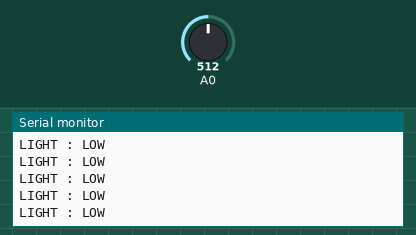
Bench run of a sketch on a simulated Arduino Uno, built with avr-gcc and run on an emulated ATmega328P. Shown: the last lines printed to the serial monitor. Inputs (shaded band) come from the test bench; at power-on: A0 = 512.

Above: at 1.2 s.
1.3 s: A0 set to 490
At 1.8 s:
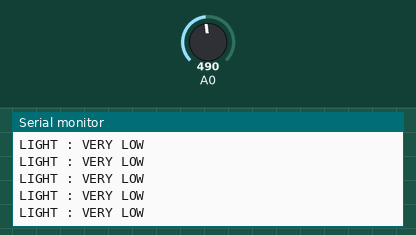
3.2 s: A0 set to 513
At 3.7 s:
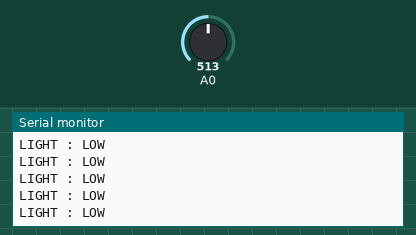
6.2 s: A0 set to 586
9.2 s: A0 set to 608
At 9.7 s:
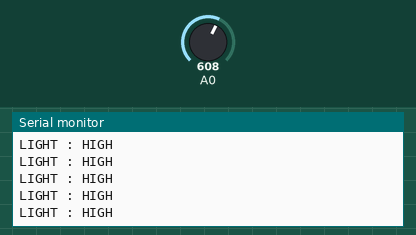
11.1 s: A0 set to 834
12.6 s: A0 set to 862
At 13.4 s:
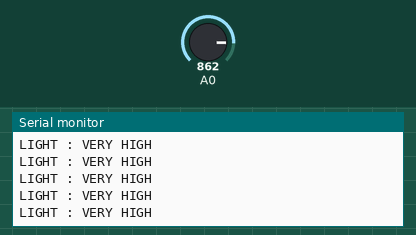

Measured:
- the behaviour switches between 499 and 500 on A0 (found by bisection; images 1 and 2)
- the behaviour switches between 599 and 600 on A0 (found by bisection; images 2 and 3)
- the behaviour switches between 849 and 850 on A0 (found by bisection; images 3 and 4)
- after the input at 1.3 s, the serial monitor: prints a new line after 0.08 s (image 1)
- after the input at 9.2 s, the serial monitor: prints a new line after 0.07 s (image 3)
- after the input at 12.6 s, the serial monitor: prints a new line after 0.08 s (image 4)

The sketch:

LDR.ino
```cpp
void setup() {
  Serial.begin(9600);


}

void loop() {
  int data = analogRead(A0);

  if (data < 500) {
    Serial.println("LIGHT : VERY LOW");
  } else if (data < 600) {
    Serial.println("LIGHT : LOW");
  } else if (data < 850) {
    Serial.println("LIGHT : HIGH");
  } else if (data <= 1023) {
    Serial.println("LIGHT : VERY HIGH");
  }

}
```
